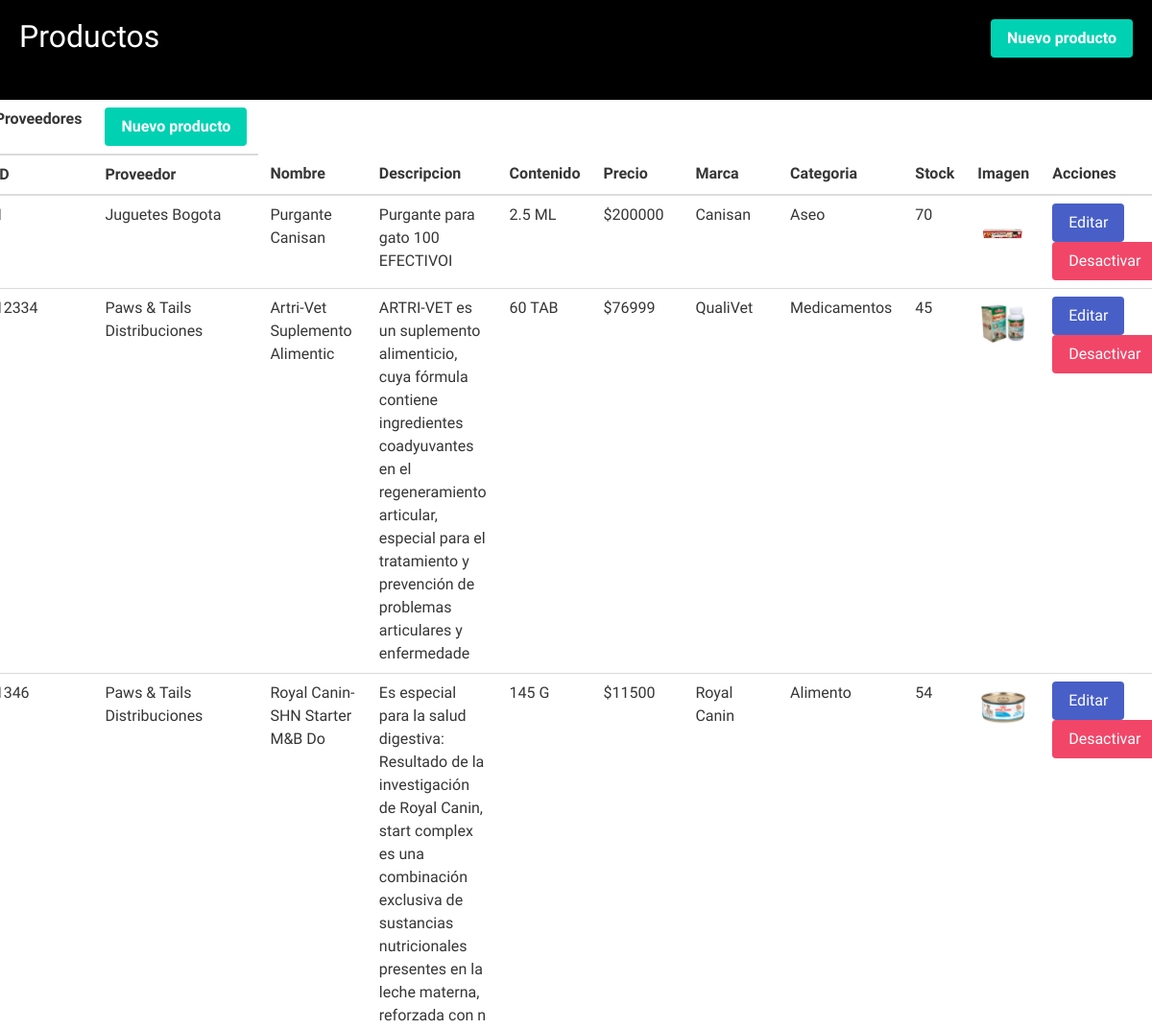
The page /admin/crud_produ/productos.php (upper part) on the database as committed earlier.
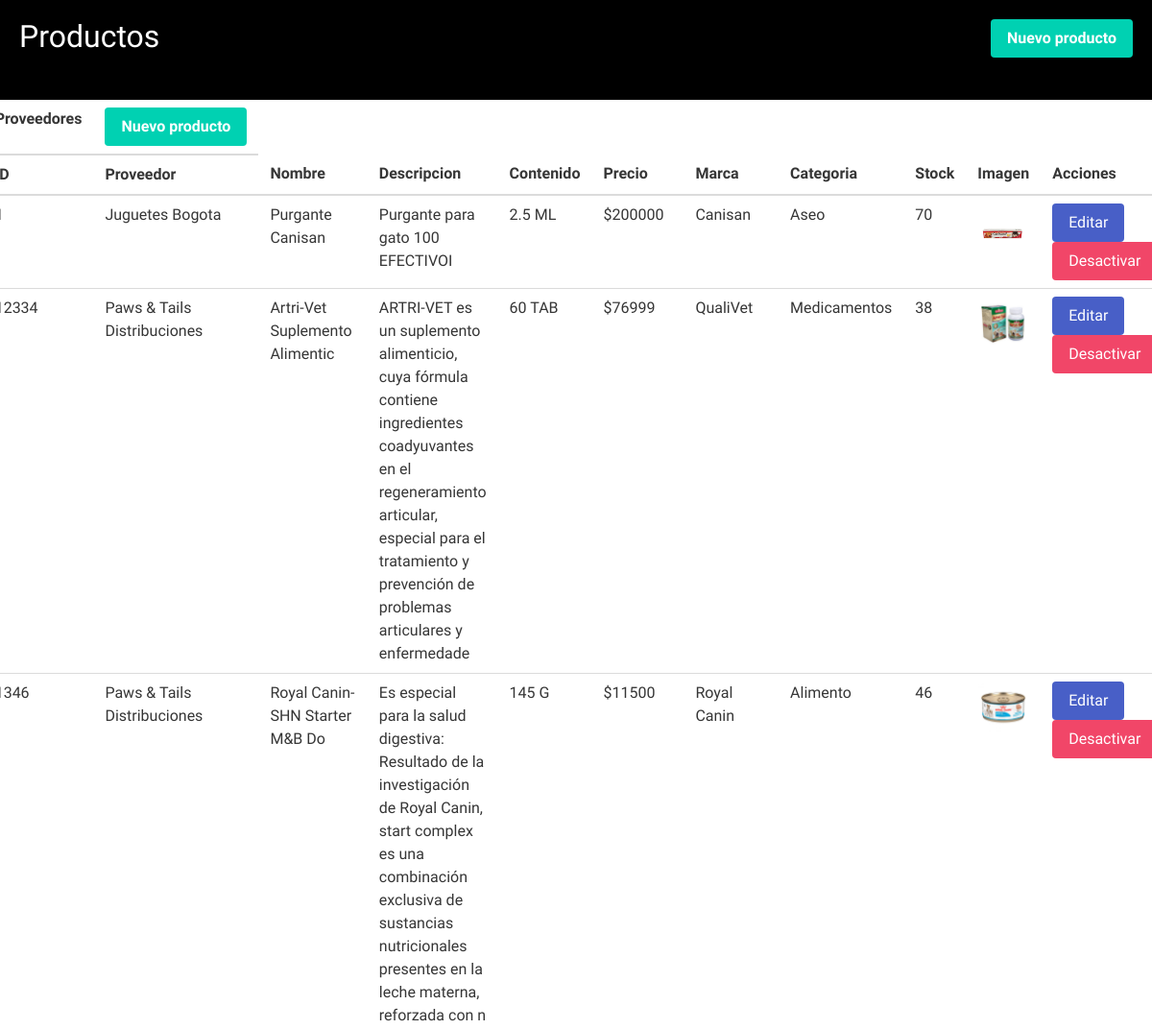
The same page on the database as committed later.
### tables this page shows
CREATE TABLE `productos` (
  `idProducto` varchar(11) NOT NULL,
  `proveedor` varchar(11) DEFAULT NULL,
  `nombre` varchar(30) DEFAULT NULL,
  `descripcionP` varchar(200) DEFAULT NULL,
  `contenido` varchar(10) DEFAULT NULL,
  `precio` decimal(10,0) DEFAULT NULL,
  `marca` varchar(10) DEFAULT NULL,
  `categoria` varchar(15) DEFAULT NULL,
  `cantidadDisponible` int NOT NULL,
  `imagen` varchar(200) NOT NULL,
  `activo` tinyint(1) NOT NULL
);

CREATE TABLE `proveedores` (
  `idProveedor` varchar(11) NOT NULL,
  `nombreP` varchar(30) DEFAULT NULL,
  `ciudad` varchar(20) DEFAULT NULL,
  `correo` varchar(30) DEFAULT NULL,
  `telefono` varchar(30) DEFAULT NULL,
  `estado` varchar(2) NOT NULL
);

CREATE TABLE `marcas` (
  `idMarca` varchar(10) NOT NULL,
  `marca` varchar(35) DEFAULT NULL
);

CREATE TABLE `categorias` (
  `categoria` varchar(15) NOT NULL,
  `descripcion` varchar(80) DEFAULT NULL
);

### admin/crud_produ/productos.php (the view, shortened to what this page needs)
<!DOCTYPE html>
<html lang="en">
<head>
    <link rel="stylesheet" href="https://cdn.jsdelivr.net/npm/bulma@0.9.4/css/bulma.min.css">
    <link rel="stylesheet" href="https://cdn.jsdelivr.net/npm/bulma@0.9.4/css/bulma-rtl.min.css">
    <link rel="stylesheet" href="https://cdnjs.cloudflare.com/ajax/libs/font-awesome/6.4.2/css/all.min.css">
    <link rel="stylesheet" href="./estyles/cri.css">
</head>
<body>
    <div class="title" style="padding: 20px; display: flex; justify-content: space-between; color:white;">
        <h1>Productos</h1>
        <a href="create.php" class="button is-primary">Nuevo producto</a>
    </div>
    <div class="tata">
        <table class="table" style="width: 90%;">
            <thead>
                <tr>
                    <th>Proveedores</h1>
                    </th>
                    <th> <a href="create.php" class="button is-primary">Nuevo producto</a></th>
                </tr>
                <tr>
                    <th>ID</th>
                    <th>Proveedor</th>
                    <th>Nombre</th>
                    <th>Descripcion</th>
                    <th>Contenido</th>
                    <th>Precio</th>
                    <th>Marca</th>
                    <th>Categoria</th>
                    <th>Stock</th>
                    <th>Imagen</th>
                    <th>Acciones</th>
                </tr>
            </thead>
            <tbody>
                <?php
                require_once("../../database/conexion.php");
                $sql = "SELECT p.idProducto, pr.nombreP, p.nombre, p.descripcionP, p.contenido, p.precio, m.marca, c.descripcion,p.cantidadDisponible, p.imagen FROM productos as p
        INNER JOIN proveedores as pr ON p.proveedor = pr.idProveedor
        INNER JOIN marcas as m ON p.marca = m.idMarca
        INNER JOIN categorias as c ON p.categoria = c.categoria
        WHERE activo = 1";
                $result = $conexion->query($sql);
                if ($result->num_rows > 0) {
                    while ($row = $result->fetch_assoc()) {
                        echo "<tr>";
                        echo "<td>" . $row["idProducto"] . "</td>";
                        echo "<td>" . $row["nombreP"] . "</td>";
                        echo "<td>" . $row["nombre"] . "</td>";
                        echo "<td>" . $row["descripcionP"] . "</td>";
                        echo "<td>" . $row["contenido"] . "</td>";
                        echo "<td> $" . $row["precio"] . "</td>";
                        echo "<td>" . $row["marca"] . "</td>";
                        echo "<td>" . $row["descripcion"] . "</td>";
                        echo "<td>" . $row["cantidadDisponible"] . "</td>";
                        $imagenBLOB = $row["imagen"];
                        echo '<td><img src="../../catalogo/imgs/productos/'. $imagenBLOB .'" alt="" width="70px"></td>';
                        echo '<td><a href="update.php?id=' . $row["idProducto"] . '" class="button is-link">Editar</a> <a href="delete.php?id=' . $row["idProducto"] . '" class="button is-danger">Desactivar</a></td>';
                        echo "</tr>";
                    }
                } else {
                    echo "<tr><td colspan='10'>No se encontraron usuarios.</td></tr>";
                }
                ?>
            </tbody>
        </table>
    </div>
</body>
</html>

Rows that differ between the two databases and show on the page:
changed productos "Artri-Vet Suplemento Alimentic": cantidadDisponible "45" → "38"
changed productos "Royal Canin-SHN Starter M&B Do": cantidadDisponible "54" → "46"
